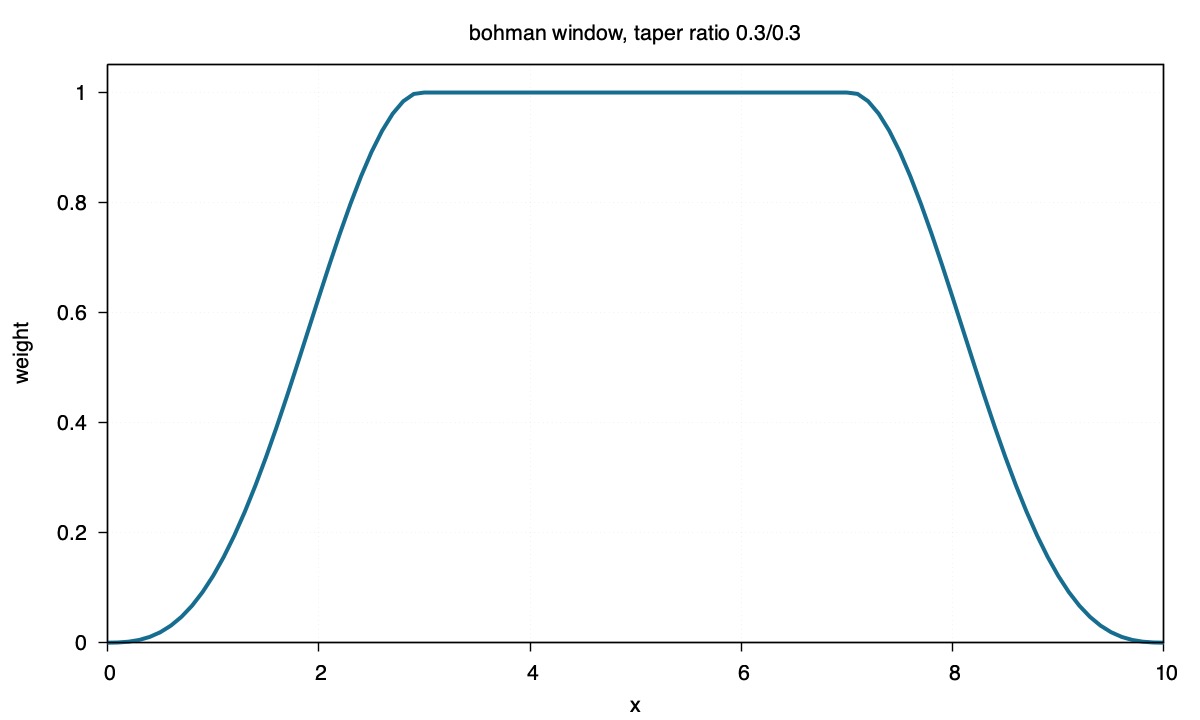

Here is the gnuplot script that generated this plot:
set terminal pngcairo size 1200,720 enhanced font "Helvetica,16"
set output "bohman.png"
set title "bohman window, taper ratio 0.3/0.3"
set xlabel "x"
set ylabel "weight"
set xrange [0:10]
set yrange [0:1.05]
set border lw 1.4
set tics out nomirror
set grid lw 1 lc rgb "#d8dee9"
set key off
plot "bohman.txt" using 1:2 with lines lw 4 lc rgb "#176d8f"
